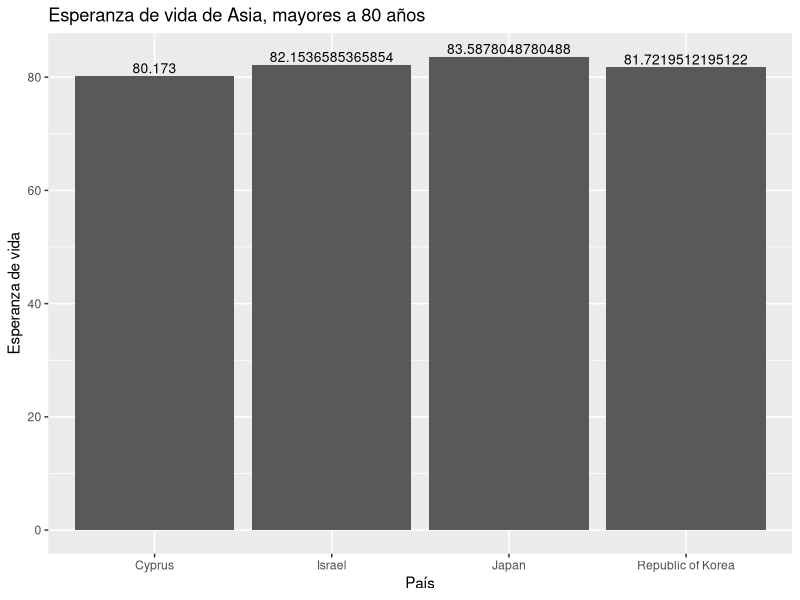
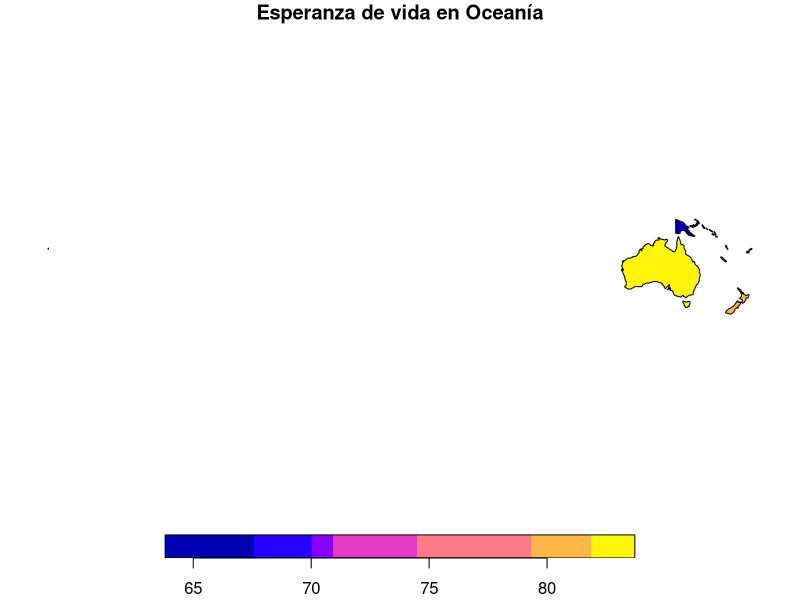
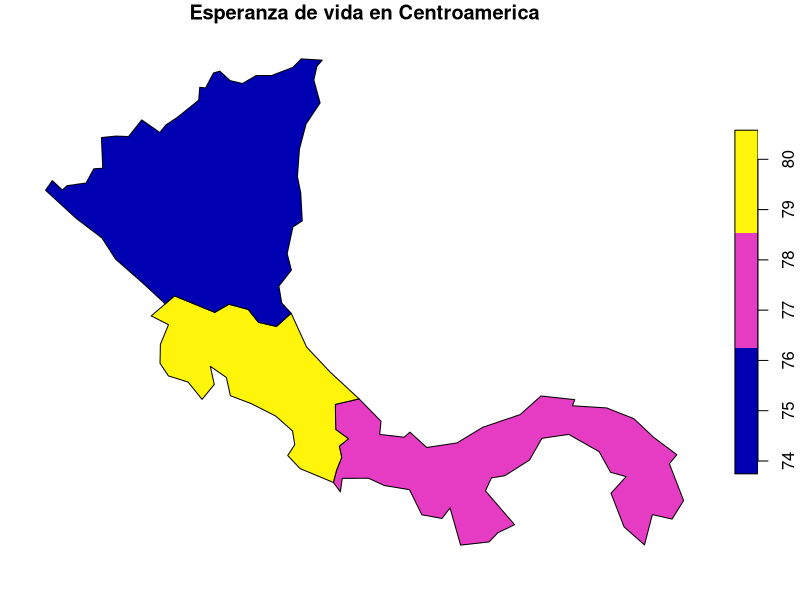
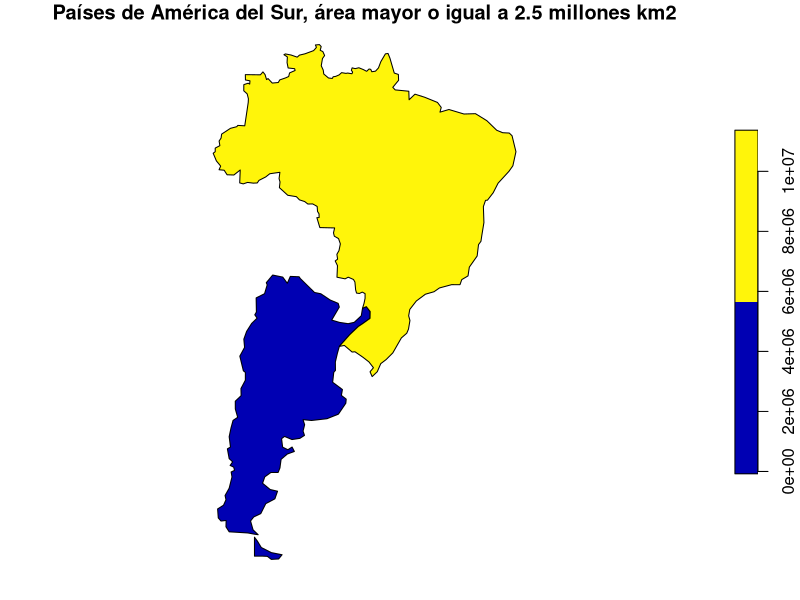
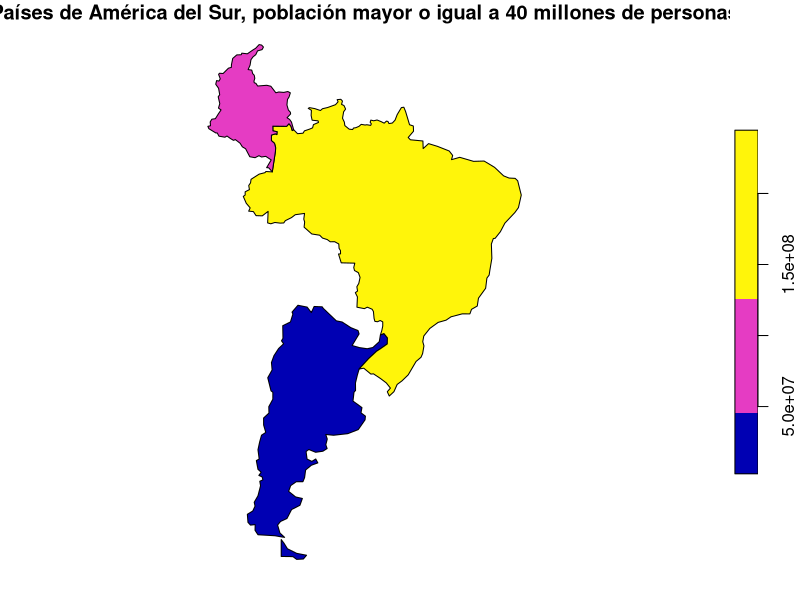

Reproduce these figures in R, in order.
## ---- chunk 1
knitr::opts_chunk$set(echo = TRUE)
## ---- chunk 2
# Paquete para generación de documentos (ej. HTML)
library(knitr)
# Paquete para formateo de tablas
library(kableExtra)
# Paquete de graficación
library(ggplot2)
# Paquete de manejo de datos geoespaciales vectoriales
library(sf)
# Paquete con conjuntos de datos geoespaciales
library(spData)

#dplyr
library(dplyr)
## ---- chunk 3
names(world)
## ---- chunk 4
kable(
  world[1:10, 1:5, drop = TRUE], 
  caption="Datos demográficos de los países del mundo"
)
## ---- chunk 5
kable(
  world[1:10, c("name_long","continent","pop","lifeExp","gdpPercap"), drop = TRUE], 
  col.names=c("País","Continente","Población","Esperanza de vida","Renta per cápita"),  
  caption="Datos demográficos de los países del mundo"
)
## ---- chunk 6
# Se extraen las observaciones ordenadas por orden alfabético de país
world.orden <- order(world$name_long)
# Se genera un nuevo data frame ordenado
world.ordenadoxpais <- world[world.orden,]
# Se formatea la tabla con el nuevo data frame
kable(
  world.ordenadoxpais[, c("name_long","continent","pop","lifeExp","gdpPercap"), drop = TRUE], 
  col.names=c("País","Continente","Población","Esperanza de vida","Renta per cápita"),  
  caption="Datos demográficos de los países del mundo"
) %>%
kable_styling() %>%
scroll_box(
  width = "800px", 
  height = "500px", 
  fixed_thead = TRUE
)
## ---- chunk 7
# Se extraen las observaciones correspondientes a los países de Centroamérica
centro_america = world[world$name_long == "Belize" |
                       world$name_long == "Guatemala" |
                       world$name_long == "Honduras" |
                       world$name_long == "El Salvador" |
                       world$name_long == "Nicaragua" |
                       world$name_long == "Costa Rica" |
                       world$name_long == "Panama"
                       , ]
# Se formatea la tabla con el nuevo data frame
kable(
  centro_america[, c("name_long","continent","pop","lifeExp","gdpPercap"), drop = TRUE], 
  col.names=c("País","Continente","Población","Esperanza de vida","Renta per cápita"),  
  caption="Datos demográficos de los países de Centroamérica"
) %>%
kable_styling()
## ---- chunk 8
algo = world %>%
  filter(lifeExp >= 80) %>%
  filter(continent == "Asia") %>%
  select(name_long, continent, lifeExp)

algo[1:10, c("name_long", "lifeExp"), drop=TRUE]


ggplot(algo, aes(x=name_long, y=lifeExp)) +
  ggtitle("Esperanza de vida de Asia, mayores a 80 años") +
  xlab("País") + 
  ylab("Esperanza de vida") +  
  geom_col() +
  geom_text(aes(label=lifeExp), vjust=-0.3, size=3.5)

## ---- chunk 9
oceania = world %>%
  filter(continent == "Oceania") %>%
  select(name_long, continent, lifeExp)


plot(oceania["lifeExp"], main="Esperanza de vida en Oceanía")

## ---- chunk 10
ca = centro_america %>%
  filter(lifeExp >= 74) %>%
  select(name_long, continent, lifeExp)

plot(ca["lifeExp"], main="Esperanza de vida en Centroamerica")

## ---- chunk 11
library(sf)

amsur = world %>%
  filter(continent == "South America") %>%
  select(name_long, continent, area_km2)

amsur2 = amsur %>%
  filter(area_km2 >= 2500000) %>%
  select(name_long, continent, area_km2)

plot(amsur2["area_km2"], main="Países de América del Sur, área mayor o igual a 2.5 millones km2")

amsur3 = world %>%
  filter(continent == "South America") %>%
  select(name_long, continent, pop)

amsur4 = amsur3 %>%
  filter(pop >= 40000000) %>%
  select(name_long, continent, pop)

plot(amsur4["pop"], main="Países de América del Sur, población mayor o igual a 40 millones de personas")
